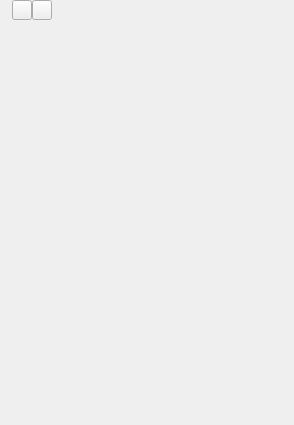
<?xml version="1.0" encoding="UTF-8"?>
<ui version="4.0">
 <class>InspectorEditor</class>
 <widget class="QWidget" name="InspectorEditor">
  <property name="geometry">
   <rect>
    <x>0</x>
    <y>0</y>
    <width>294</width>
    <height>425</height>
   </rect>
  </property>
  <property name="windowTitle">
   <string>Inspector</string>
  </property>
  <layout class="QVBoxLayout" name="verticalLayout">
   <property name="spacing">
    <number>0</number>
   </property>
   <property name="leftMargin">
    <number>0</number>
   </property>
   <property name="topMargin">
    <number>0</number>
   </property>
   <property name="rightMargin">
    <number>0</number>
   </property>
   <property name="bottomMargin">
    <number>0</number>
   </property>
   <item>
    <widget class="QWidget" name="title_bar" native="true">
     <property name="sizePolicy">
      <sizepolicy hsizetype="Preferred" vsizetype="Fixed">
       <horstretch>0</horstretch>
       <verstretch>0</verstretch>
      </sizepolicy>
     </property>
     <property name="minimumSize">
      <size>
       <width>0</width>
       <height>20</height>
      </size>
     </property>
     <property name="maximumSize">
      <size>
       <width>16777215</width>
       <height>20</height>
      </size>
     </property>
     <layout class="QHBoxLayout" name="horizontalLayout">
      <property name="spacing">
       <number>0</number>
      </property>
      <property name="leftMargin">
       <number>0</number>
      </property>
      <property name="topMargin">
       <number>0</number>
      </property>
      <property name="rightMargin">
       <number>0</number>
      </property>
      <property name="bottomMargin">
       <number>0</number>
      </property>
      <item>
       <widget class="QLabel" name="inspector_name">
        <property name="sizePolicy">
         <sizepolicy hsizetype="Preferred" vsizetype="Fixed">
          <horstretch>0</horstretch>
          <verstretch>0</verstretch>
         </sizepolicy>
        </property>
        <property name="minimumSize">
         <size>
          <width>0</width>
          <height>20</height>
         </size>
        </property>
        <property name="maximumSize">
         <size>
          <width>16777215</width>
          <height>20</height>
         </size>
        </property>
        <property name="text">
         <string/>
        </property>
       </widget>
      </item>
      <item>
       <spacer name="horizontalSpacer_3">
        <property name="orientation">
         <enum>Qt::Horizontal</enum>
        </property>
        <property name="sizeType">
         <enum>QSizePolicy::Fixed</enum>
        </property>
        <property name="sizeHint" stdset="0">
         <size>
          <width>5</width>
          <height>20</height>
         </size>
        </property>
       </spacer>
      </item>
      <item>
       <widget class="QToolButton" name="inspector_expand">
        <property name="minimumSize">
         <size>
          <width>20</width>
          <height>20</height>
         </size>
        </property>
        <property name="maximumSize">
         <size>
          <width>20</width>
          <height>20</height>
         </size>
        </property>
        <property name="text">
         <string/>
        </property>
       </widget>
      </item>
      <item>
       <widget class="QToolButton" name="inspector_collapse">
        <property name="minimumSize">
         <size>
          <width>20</width>
          <height>20</height>
         </size>
        </property>
        <property name="maximumSize">
         <size>
          <width>20</width>
          <height>20</height>
         </size>
        </property>
        <property name="text">
         <string/>
        </property>
       </widget>
      </item>
      <item>
       <spacer name="horizontalSpacer_2">
        <property name="orientation">
         <enum>Qt::Horizontal</enum>
        </property>
        <property name="sizeHint" stdset="0">
         <size>
          <width>284</width>
          <height>15</height>
         </size>
        </property>
       </spacer>
      </item>
     </layout>
    </widget>
   </item>
   <item>
    <widget class="QFrame" name="inspector_frame">
     <layout class="QVBoxLayout" name="inspector_layout">
      <property name="spacing">
       <number>0</number>
      </property>
      <property name="leftMargin">
       <number>0</number>
      </property>
      <property name="topMargin">
       <number>0</number>
      </property>
      <property name="rightMargin">
       <number>0</number>
      </property>
      <property name="bottomMargin">
       <number>0</number>
      </property>
     </layout>
    </widget>
   </item>
  </layout>
 </widget>
 <layoutdefault spacing="6" margin="11"/>
 <resources/>
 <connections/>
</ui>
